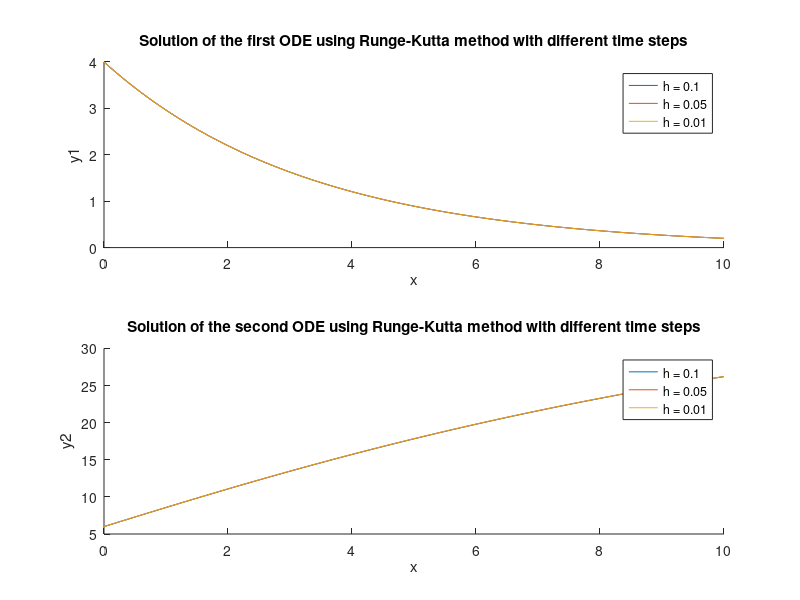

Write MATLAB code to recreate this figure.
% Defining different time steps
h_values = [0.1, 0.05, 0.01];

% Initial conditions.
y0 = [4; 6];

% Defining ODEs
f1 = @(y1, y2) -0.3*y1;
f2 = @(y1, y2) 4 - 0.2*y1 - 0.1*y2;

% Creating a new figure with two subplots
figure;
subplot(2,1,1); % first subplot for y1
hold on;
subplot(2,1,2); % second subplot for y2
hold on;

% For loop over time steps
for j = 1:length(h_values)
    h = h_values(j); % current time step
    x = 0:h:10; % time span
    N = length(x); % number of steps

    % Initializing variables
    y1 = zeros(1, N);
    y2 = zeros(1, N);
    y1(1) = y0(1);
    y2(1) = y0(2);

    % Implement Runge-Kutta method
    for i = 1:(N-1)
        % Calculatig k values for y1
        k1 = h*f1(y1(i), y2(i));
        k2 = h*f1(y1(i) + 0.5*k1, y2(i));
        k3 = h*f1(y1(i) + 0.5*k2, y2(i));
        k4 = h*f1(y1(i) + k3, y2(i));
        % Update y1
        y1(i+1) = y1(i) + (k1 + 2*k2 + 2*k3 + k4)/6;

        % Calculating k values for y2
        k1 = h*f2(y1(i), y2(i));
        k2 = h*f2(y1(i), y2(i) + 0.5*k1);
        k3 = h*f2(y1(i), y2(i) + 0.5*k2);
        k4 = h*f2(y1(i), y2(i) + k3);
        % Updating y2
        y2(i+1) = y2(i) + (k1 + 2*k2 + 2*k3 + k4)/6;
    end

    % Plotting y1
    subplot(2,1,1);
    plot(x, y1);

    % Plotting y2
    subplot(2,1,2);
    plot(x, y2);
end

% Adding legends and labels
subplot(2,1,1);
legend('h = 0.1', 'h = 0.05', 'h = 0.01');
xlabel('x');
ylabel('y1');
title('Solution of the first ODE using Runge-Kutta method with different time steps');

subplot(2,1,2);
legend('h = 0.1', 'h = 0.05', 'h = 0.01');
xlabel('x');
ylabel('y2');
title('Solution of the second ODE using Runge-Kutta method with different time steps');
hold off;
